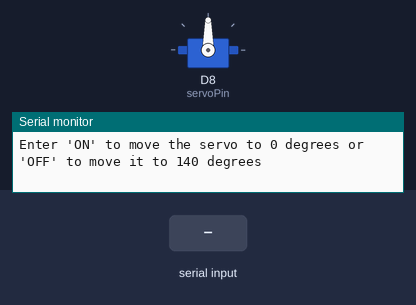
Simulated run of this sketch. Board: ESP8266 (NodeMCU). Shown: servo, the last lines printed to the serial monitor. The test bench sets the inputs (shaded band).

Above: at 1.2 s.
1.3 s: "ON\n" received over Serial
At 1.8 s:
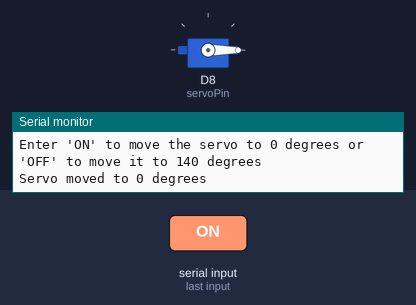
2.8 s: "OFF\n" received over Serial
At 4.2 s:
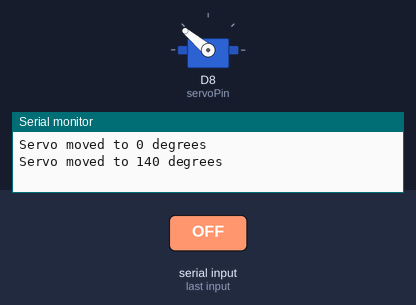
Timing chart, 0 to 5.8 s (numbered marks = the images above; inputs shaded):
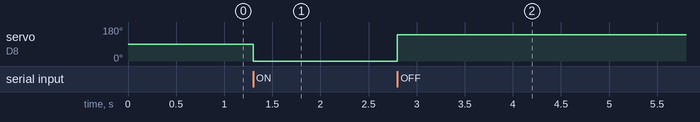

Measured:
- after the input at 1.3 s, servo on D8 (servoPin): 90° → 0° at once
- after the input at 2.8 s, servo on D8 (servoPin): 0° → 140° at once

The sketch:

servo_uart_control.ino
```cpp
#include <Servo.h>

Servo myServo;
const int servoPin = D8;
const int servoOnPos = 0;
const int servoOffPos = 140;

void setup() {
  Serial.begin(115200);
  myServo.attach(servoPin);
  Serial.println("Enter 'ON' to move the servo to 0 degrees or 'OFF' to move it to 140 degrees");
}

void loop() {
  if (Serial.available() > 0) {
    String input = Serial.readStringUntil('\n');
    input.trim(); // Remove any whitespace or newline characters

    if (input.equalsIgnoreCase("ON")) {
      myServo.write(servoOnPos);
      Serial.println("Servo moved to 0 degrees");
    } else if (input.equalsIgnoreCase("OFF")) {
      myServo.write(servoOffPos);
      Serial.println("Servo moved to 140 degrees");
    } else {
      Serial.println("Invalid input. Enter 'ON' or 'OFF'");
    }
  }
}
```
